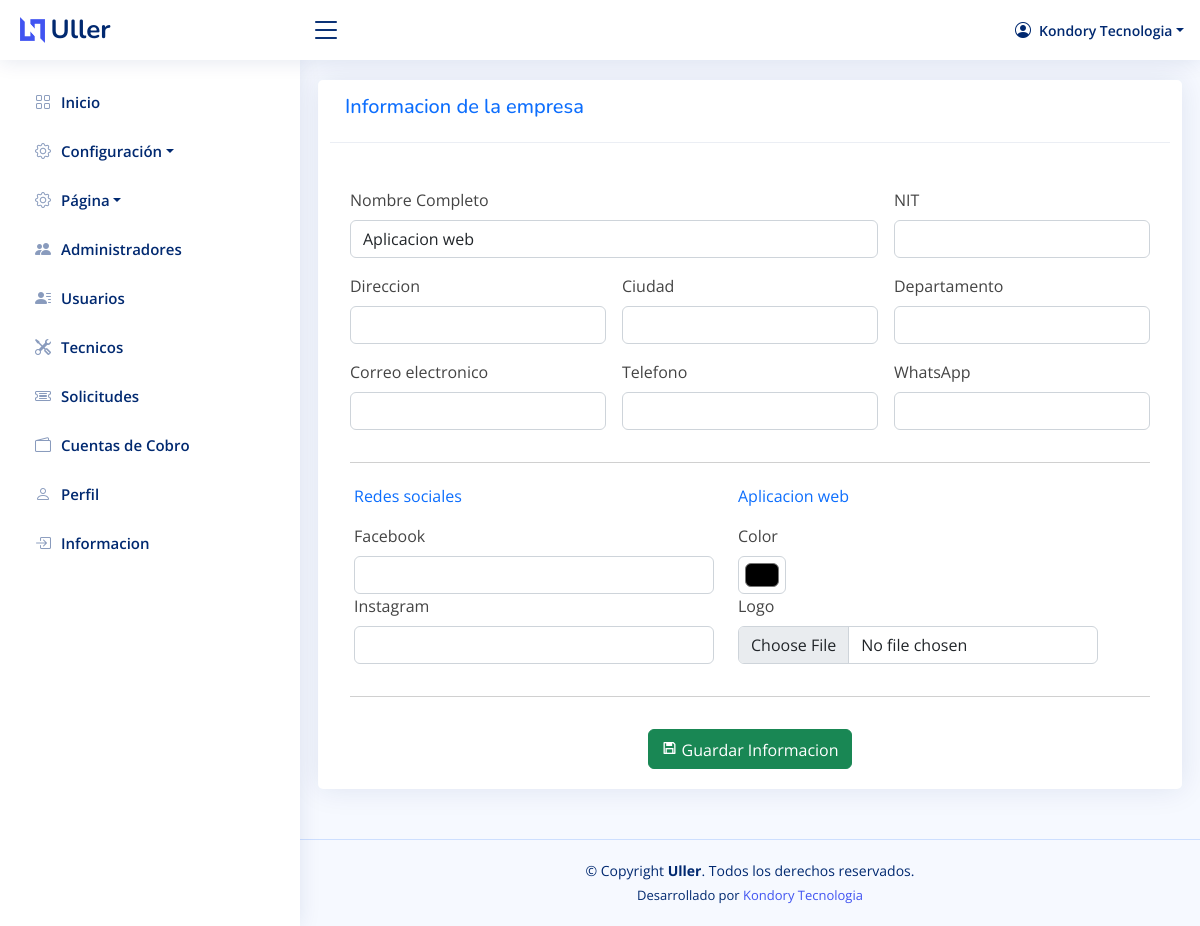
Page /system/views/admin/information (signed in) on the earlier database version.
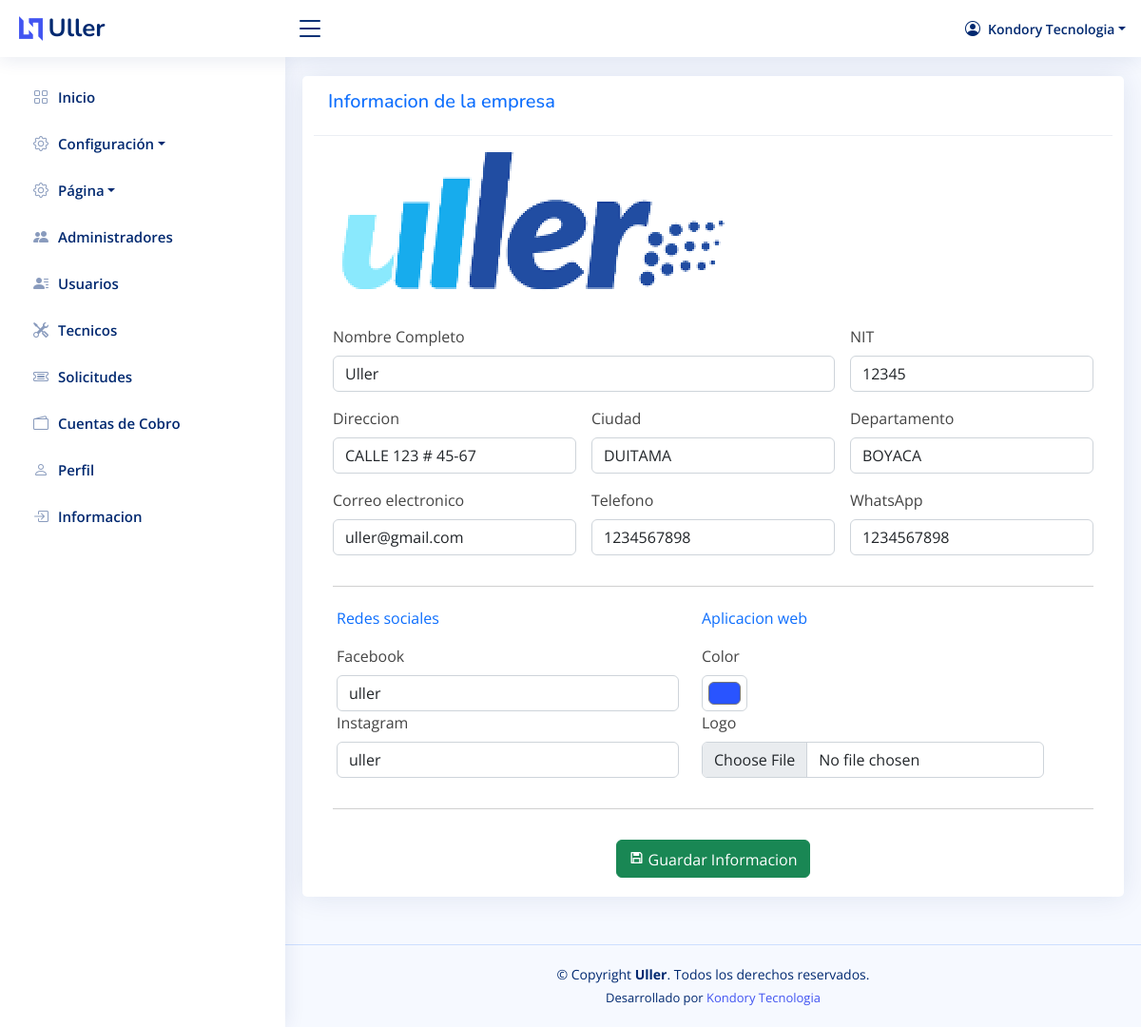
Same page on the later database version.
### tables this page shows
CREATE TABLE `Perfil` (
  `id_perfil` int(11) NOT NULL,
  `nombre` varchar(255) NOT NULL,
  `direccion` varchar(255) NOT NULL,
  `correo` varchar(255) NOT NULL,
  `telefono` varchar(255) NOT NULL,
  `departamento` varchar(255) NOT NULL,
  `ciudad` varchar(255) NOT NULL,
  `nit` varchar(255) NOT NULL,
  `wp` varchar(255) NOT NULL,
  `fb` varchar(255) NOT NULL,
  `instagram` varchar(255) NOT NULL,
  `imagen` varchar(255) NOT NULL,
  `imagen2` varchar(255) NOT NULL,
  `color1` varchar(255) NOT NULL,
  `url` varchar(255) NOT NULL
);

### system/php/class/Informacion.php (called while the page is built, shortened)
<?php
require_once $_SERVER['DOCUMENT_ROOT'] . '/system/php/model/InformacionDTO.php';
class Informacion extends System
{
    public static function getInformacion()
    {
        $dbh             = parent::Conexion();
        $stmt = $dbh->prepare("SELECT * FROM Perfil LIMIT 1");
        $stmt->setFetchMode(PDO::FETCH_CLASS, 'InformacionDTO');
        $stmt->execute();
        return  $stmt->fetch();
    }
}
?>

### system/php/modules/information/ServiceInformation.php (called while the page is built, shortened)
<?php
require_once $_SERVER['DOCUMENT_ROOT'] . '/system/php/class/Informacion.php';
class ServiceInformation extends System
{
    public static function getInformation()
    {
        try {
            $result = Informacion::getInformacion();
            return $result;
        } catch (\Exception $e) {
            throw new Exception($e->getMessage());
        }
    }
}

### system/php/modules/information/ControllerInformation.php (called while the page is built, shortened)
<?php
include_once $_SERVER['DOCUMENT_ROOT'] . '/system/php/modules/information/ServiceInformation.php';
if (isset($_GET)) {
    $information = ServiceInformation::getInformation();
}

### system/php/routing/Admin.php (called while the page is built, shortened)
<?php
include_once $_SERVER['DOCUMENT_ROOT'] . '/system/php/modules/information/ControllerInformation.php';

### system/php/model/InformacionDTO.php (called while the page is built, shortened)
<?php
class InformacionDTO
{
    protected $nombre;
    protected $direccion;
    protected $correo;
    protected $telefono;
    protected $departamento;
    protected $ciudad;
    protected $nit;
    protected $wp;
    protected $fb;
    protected $instagram;
    protected $imagen;
    protected $color1;
    public function getNombre()
    {
        return $this->nombre;
    }
    public function getDireccion()
    {
        return $this->direccion;
    }
    public function getCorreo()
    {
        return $this->correo;
    }
    public function getTelefono()
    {
        return $this->telefono;
    }
    public function getDepartamento()
    {
        return $this->departamento;
    }
    public function getCiudad()
    {
        return $this->ciudad;
    }
    public function getNit()
    {
        return $this->nit;
    }
    public function getWp()
    {
        return $this->wp;
    }
    public function getFb()
    {
        return $this->fb;
    }
    public function getInstagram()
    {
        return $this->instagram;
    }
    public function getImagen()
    {
        return $this->imagen;
    }
    public function getColor1()
    {
        return $this->color1;
    }
}
?>

### system/views/admin/information.php (the view, shortened to what the changed rows need)
<?php require_once $_SERVER['DOCUMENT_ROOT'] . '/system/php/routing/Admin.php'; ?>
<!DOCTYPE html>
<html lang="en">
<head>
    <link href="../../assets/vendor/bootstrap/css/bootstrap.min.css" rel="stylesheet">
    <link href="../../assets/vendor/bootstrap-icons/bootstrap-icons.css" rel="stylesheet">
    <link href="../../assets/vendor/boxicons/css/boxicons.min.css" rel="stylesheet">
    <link href="../../assets/vendor/quill/quill.snow.css" rel="stylesheet">
    <link href="../../assets/vendor/quill/quill.bubble.css" rel="stylesheet">
    <link href="../../assets/vendor/remixicon/remixicon.css" rel="stylesheet">
    <link href="../../assets/vendor/simple-datatables/style.css" rel="stylesheet">
    <link href="../../assets/css/style.css" rel="stylesheet">
</head>
<body>
    <main id="main" class="main">
        <section class="section dashboard">
            <div class="row">
                <div class="card">
                    <div class="card-body" style="padding-top: 5px;">
                        <form method="POST" class="row g-3" enctype="multipart/form-data">
                            <div class="col-md-12">
                                <img style="max-height: 200px;" src="../../img/perfil/<?= $information->getImagen(); ?>" class="img-fluid" alt="<?= $information->getImagen(); ?>">
                            </div>
                            <div class="col-md-8">
                                <label class="form-label">Nombre Completo</label>
                                <input type="text" class="form-control" name="nombre" value="<?= $information->getNombre(); ?>">
                            </div>
                            <div class="col-md-4">
                                <label class="form-label">NIT</label>
                                <input type="number" class="form-control" name="nit" value="<?= $information->getNit(); ?>">
                            </div>
                            <div class="col-md-4">
                                <label class="form-label">Direccion</label>
                                <input type="text" class="form-control" name="direccion" value="<?= $information->getDireccion(); ?>">
                            </div>
                            <div class="col-md-4">
                                <label class="form-label">Ciudad</label>
                                <input type="text" class="form-control" name="ciudad" value="<?= $information->getCiudad(); ?>">
                            </div>
                            <div class="col-md-4">
                                <label class="form-label">Departamento</label>
                                <input type="text" class="form-control" name="departamento" value="<?= $information->getDepartamento(); ?>">
                            </div>
                            <div class="col-md-4">
                                <label class="form-label">Correo electronico</label>
                                <input type="email" class="form-control" name="correo" value="<?= $information->getCorreo(); ?>">
                            </div>
                            <div class="col-md-4">
                                <label class="form-label">Telefono</label>
                                <input type="number" class="form-control" name="telefono" value="<?= $information->getTelefono(); ?>">
                            </div>
                            <div class="col-md-4">
                                <label class="form-label">WhatsApp</label>
                                <input type="number" class="form-control" name="whatsapp" value="<?= $information->getWp(); ?>">
                            </div>
                            <div class="col-md-6 row" style="margin-top: 5px;">
                                <div class="col-12">
                                    <label class="form-label">Facebook</label>
                                    <input type="text" class="form-control" name="facebook" value="<?= $information->getFb(); ?>">
                                </div>
                                <div class="col-12">
                                    <label class="form-label">Instagram</label>
                                    <input type="text" class="form-control" name="instagram" value="<?= $information->getInstagram(); ?>">
                                </div>
                            </div>
                            <div class="col-md-6 row" style="margin-top: 5px;">
                                <div class="col-12">
                                    <label class="form-label">Color</label>
                                    <input type="color" class="form-control form-control-color" name="color" value="<?= $information->getColor1(); ?>">
                                </div>
                            </div>
                        </form>
                    </div>
                </div>
            </div>
        </section>
    </main>
</body>
</html>

Differences in the rows shown:
changed perfil: imagen: picture added; nombre "Aplicacion web" → "Uller"; nit (not shown) → "12345"; direccion (not shown) → "CALLE 123 # 45-67"; ciudad (not shown) → "DUITAMA"; departamento (not shown) → "BOYACA"; correo (not shown) → "uller@gmail.com"; telefono (not shown) → "1234567898"; whatsapp (not shown) → "1234567898"; facebook (not shown) → "uller"; instagram (not shown) → "uller"; color (not shown) → "#2954ff"
Other differences:
form field color: "#000000" → (not shown)
